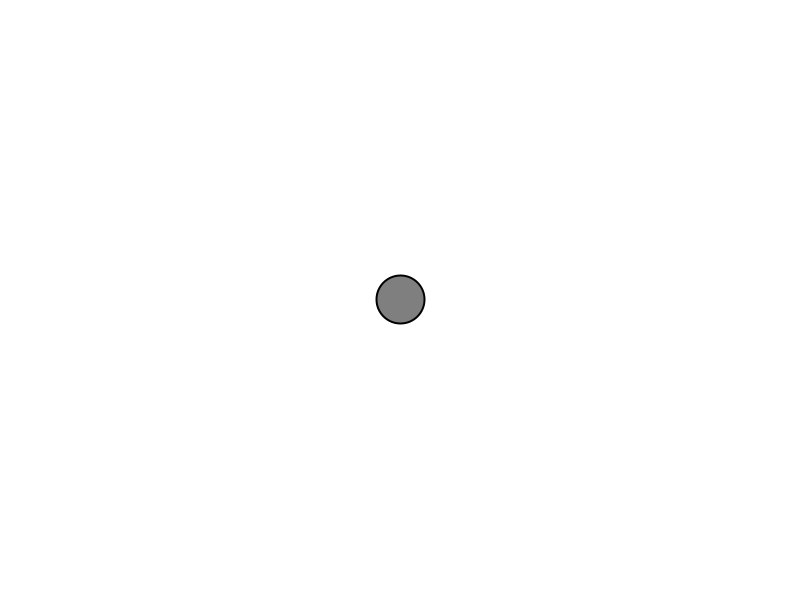
Frame 1 (no input)
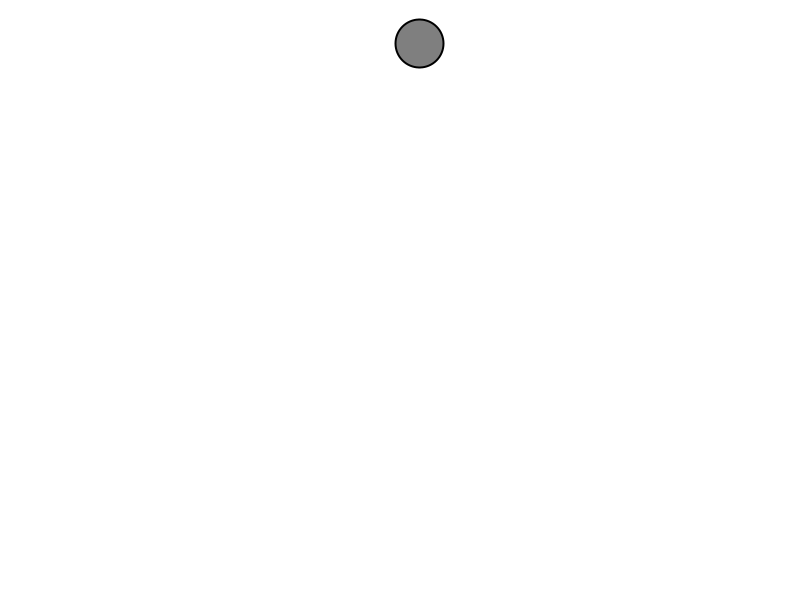
Frame 60 (the mouse pressed at the canvas centre just before this capture)
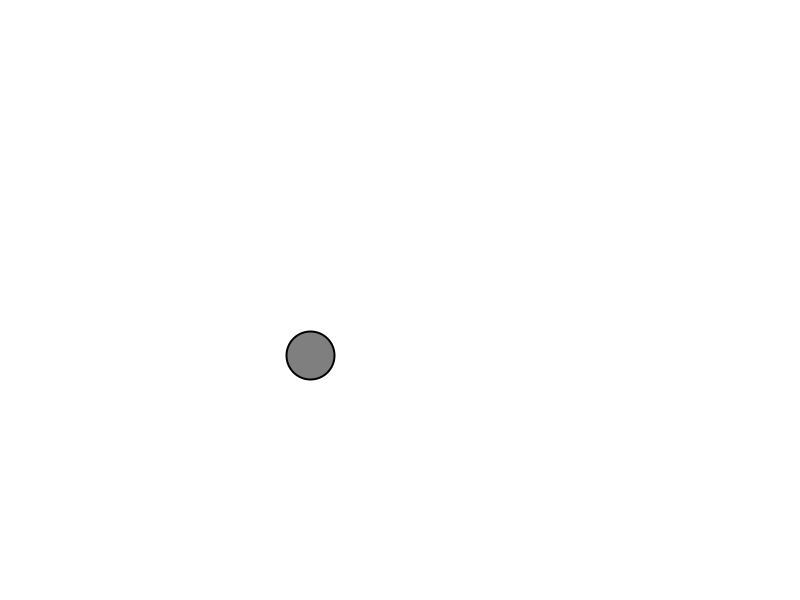
Frame 120 (the mouse held since frame 60 and released just before this capture)

The Processing sketch that drew these frames (run headless with seeded random() and noise(); from frame 60 on, the mouse is pressed at the canvas centre):

// Processing sketch: PerlinMover
// ── PerlinMover.pde
Mover m;

void setup(){
  
  size(800, 600);
  m = new Mover();
}

void draw(){
  background(255);
  m.move();
  m.edges();
  m.display();
}
// ── Mover.pde
class Mover{
  
  PVector location;
  PVector velocity;
  PVector acceleration;
  
  float t=0;
  float t2=10;
  
  Mover(){
  
    location = new PVector(width/2, height/2);
    velocity = new PVector(0, 0);
    acceleration = new PVector(0,0);
  }
  
  void move(){
    
    t += 0.01;
    t2 += 0.02;
    
    acceleration.x = (noise(t) - 0.5f);
    acceleration.y = (noise(t2) -0.5f);
    
    velocity.add(acceleration);
    location.add(velocity);
    velocity.limit(5);
  }
  
  void edges(){
    
    if(location.x > width) location.x = 0;
    if(location.x < 0) location.x = width;
    if(location.y > height) location.y = 0;
    if(location.y < 0) location.y = height;
  }
  
  void display(){
    
    stroke(0);
    strokeWeight(2);
    fill(127);
    ellipse(location.x, location.y, 48, 48);
  }
}
